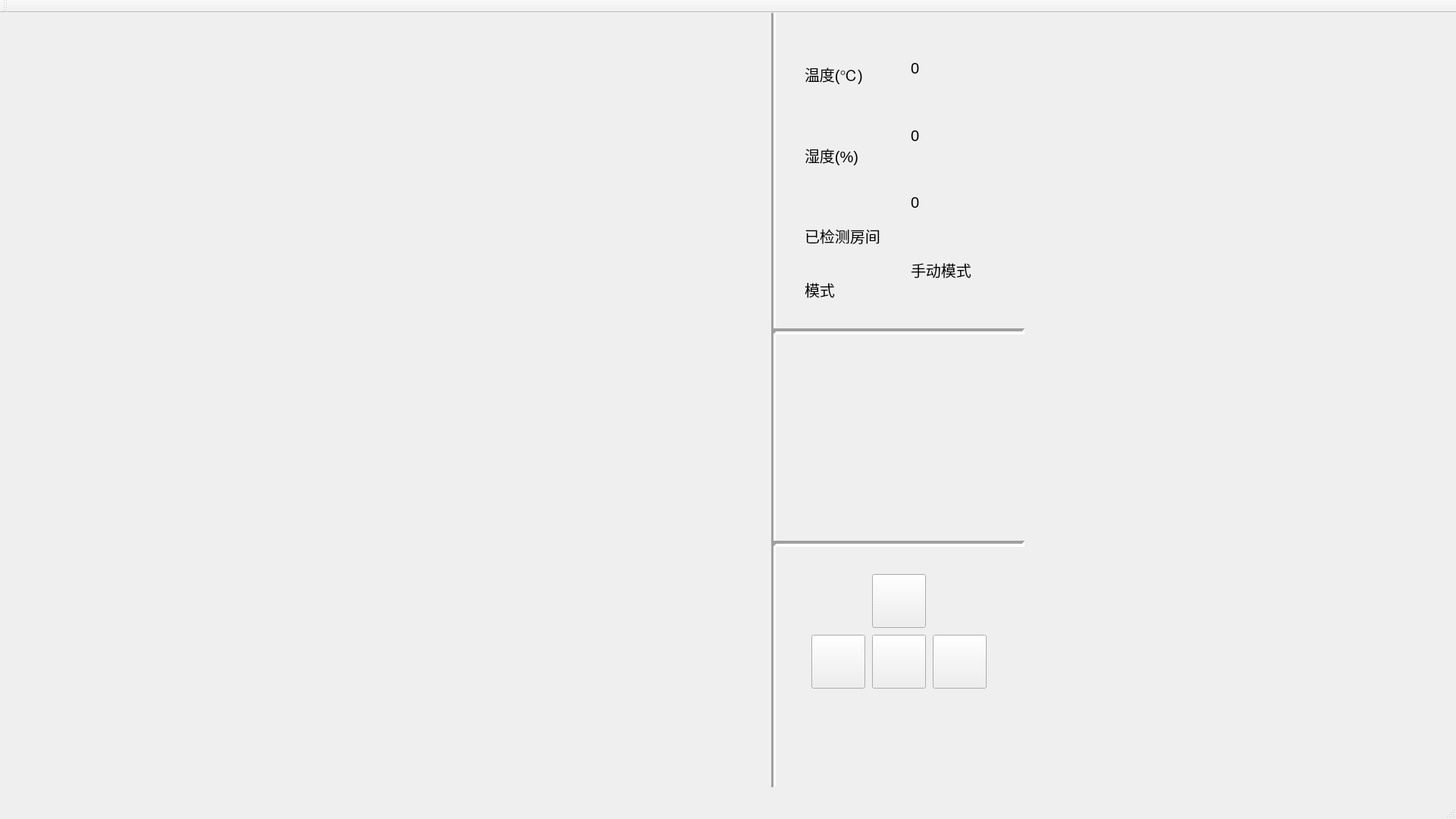
<?xml version="1.0" encoding="UTF-8"?>
<ui version="4.0">
 <class>MainWindow</class>
 <widget class="QMainWindow" name="MainWindow">
  <property name="geometry">
   <rect>
    <x>0</x>
    <y>0</y>
    <width>1920</width>
    <height>1080</height>
   </rect>
  </property>
  <property name="sizePolicy">
   <sizepolicy hsizetype="Fixed" vsizetype="Fixed">
    <horstretch>0</horstretch>
    <verstretch>0</verstretch>
   </sizepolicy>
  </property>
  <property name="minimumSize">
   <size>
    <width>0</width>
    <height>0</height>
   </size>
  </property>
  <property name="font">
   <font>
    <pointsize>13</pointsize>
   </font>
  </property>
  <property name="windowTitle">
   <string>MainWindow</string>
  </property>
  <widget class="QWidget" name="centralWidget">
   <widget class="QWidget" name="verticalLayoutWidget">
    <property name="geometry">
     <rect>
      <x>1050</x>
      <y>20</y>
      <width>121</width>
      <height>371</height>
     </rect>
    </property>
    <layout class="QVBoxLayout" name="verticalLayout_label">
     <item>
      <widget class="QLabel" name="label_temperature">
       <property name="font">
        <font>
         <pointsize>15</pointsize>
        </font>
       </property>
       <property name="text">
        <string>温度(℃)</string>
       </property>
      </widget>
     </item>
     <item>
      <widget class="QLabel" name="label_humidity">
       <property name="font">
        <font>
         <pointsize>15</pointsize>
        </font>
       </property>
       <property name="text">
        <string>湿度(%)</string>
       </property>
      </widget>
     </item>
     <item>
      <widget class="QLabel" name="label_check_room">
       <property name="font">
        <font>
         <pointsize>15</pointsize>
        </font>
       </property>
       <property name="text">
        <string>已检测房间</string>
       </property>
      </widget>
     </item>
     <item>
      <widget class="QLabel" name="label_mode">
       <property name="enabled">
        <bool>true</bool>
       </property>
       <property name="sizePolicy">
        <sizepolicy hsizetype="Preferred" vsizetype="Maximum">
         <horstretch>0</horstretch>
         <verstretch>0</verstretch>
        </sizepolicy>
       </property>
       <property name="font">
        <font>
         <pointsize>15</pointsize>
        </font>
       </property>
       <property name="text">
        <string>模式</string>
       </property>
      </widget>
     </item>
    </layout>
   </widget>
   <widget class="QWidget" name="verticalLayoutWidget_2">
    <property name="geometry">
     <rect>
      <x>1190</x>
      <y>20</y>
      <width>101</width>
      <height>371</height>
     </rect>
    </property>
    <layout class="QVBoxLayout" name="verticalLayout_edit">
     <item>
      <widget class="QLabel" name="label_m_temperature">
       <property name="font">
        <font>
         <pointsize>15</pointsize>
        </font>
       </property>
       <property name="text">
        <string>0</string>
       </property>
      </widget>
     </item>
     <item>
      <widget class="QLabel" name="label_m_humidity">
       <property name="font">
        <font>
         <pointsize>15</pointsize>
        </font>
       </property>
       <property name="text">
        <string>0</string>
       </property>
      </widget>
     </item>
     <item>
      <widget class="QLabel" name="label_m_check_room">
       <property name="font">
        <font>
         <pointsize>15</pointsize>
        </font>
       </property>
       <property name="text">
        <string>0</string>
       </property>
      </widget>
     </item>
     <item>
      <widget class="QLabel" name="label__m_mode">
       <property name="font">
        <font>
         <pointsize>15</pointsize>
        </font>
       </property>
       <property name="text">
        <string>手动模式</string>
       </property>
      </widget>
     </item>
    </layout>
   </widget>
   <widget class="QPushButton" name="pushButton_left">
    <property name="geometry">
     <rect>
      <x>1070</x>
      <y>820</y>
      <width>71</width>
      <height>71</height>
     </rect>
    </property>
    <property name="text">
     <string/>
    </property>
    <property name="icon">
     <iconset resource="../resources/image.qrc">
      <normaloff>:/arrow_left.png</normaloff>:/arrow_left.png</iconset>
    </property>
   </widget>
   <widget class="QPushButton" name="pushButton_down">
    <property name="geometry">
     <rect>
      <x>1150</x>
      <y>820</y>
      <width>71</width>
      <height>71</height>
     </rect>
    </property>
    <property name="text">
     <string/>
    </property>
    <property name="icon">
     <iconset resource="../resources/image.qrc">
      <normaloff>:/arrow_down.png</normaloff>:/arrow_down.png</iconset>
    </property>
   </widget>
   <widget class="QPushButton" name="pushButton_right">
    <property name="geometry">
     <rect>
      <x>1230</x>
      <y>820</y>
      <width>71</width>
      <height>71</height>
     </rect>
    </property>
    <property name="text">
     <string/>
    </property>
    <property name="icon">
     <iconset resource="../resources/image.qrc">
      <normaloff>:/arrow_right.png</normaloff>:/arrow_right.png</iconset>
    </property>
   </widget>
   <widget class="QPushButton" name="pushButton_up">
    <property name="geometry">
     <rect>
      <x>1150</x>
      <y>740</y>
      <width>71</width>
      <height>71</height>
     </rect>
    </property>
    <property name="text">
     <string/>
    </property>
    <property name="icon">
     <iconset resource="../resources/image.qrc">
      <normaloff>:/arrow_up.png</normaloff>:/arrow_up.png</iconset>
    </property>
   </widget>
   <widget class="Line" name="line">
    <property name="geometry">
     <rect>
      <x>1010</x>
      <y>-40</y>
      <width>20</width>
      <height>1061</height>
     </rect>
    </property>
    <property name="lineWidth">
     <number>3</number>
    </property>
    <property name="orientation">
     <enum>Qt::Vertical</enum>
    </property>
   </widget>
   <widget class="Line" name="line_2">
    <property name="geometry">
     <rect>
      <x>1020</x>
      <y>690</y>
      <width>331</width>
      <height>20</height>
     </rect>
    </property>
    <property name="lineWidth">
     <number>4</number>
    </property>
    <property name="orientation">
     <enum>Qt::Horizontal</enum>
    </property>
   </widget>
   <widget class="Line" name="line_3">
    <property name="geometry">
     <rect>
      <x>1020</x>
      <y>410</y>
      <width>331</width>
      <height>20</height>
     </rect>
    </property>
    <property name="lineWidth">
     <number>4</number>
    </property>
    <property name="orientation">
     <enum>Qt::Horizontal</enum>
    </property>
   </widget>
  </widget>
  <widget class="QMenuBar" name="menuBar">
   <property name="geometry">
    <rect>
     <x>0</x>
     <y>0</y>
     <width>1920</width>
     <height>34</height>
    </rect>
   </property>
  </widget>
  <widget class="QToolBar" name="mainToolBar">
   <attribute name="toolBarArea">
    <enum>TopToolBarArea</enum>
   </attribute>
   <attribute name="toolBarBreak">
    <bool>false</bool>
   </attribute>
  </widget>
  <widget class="QStatusBar" name="statusBar"/>
 </widget>
 <layoutdefault spacing="6" margin="11"/>
 <resources>
  <include location="../resources/image.qrc"/>
 </resources>
 <connections/>
</ui>
